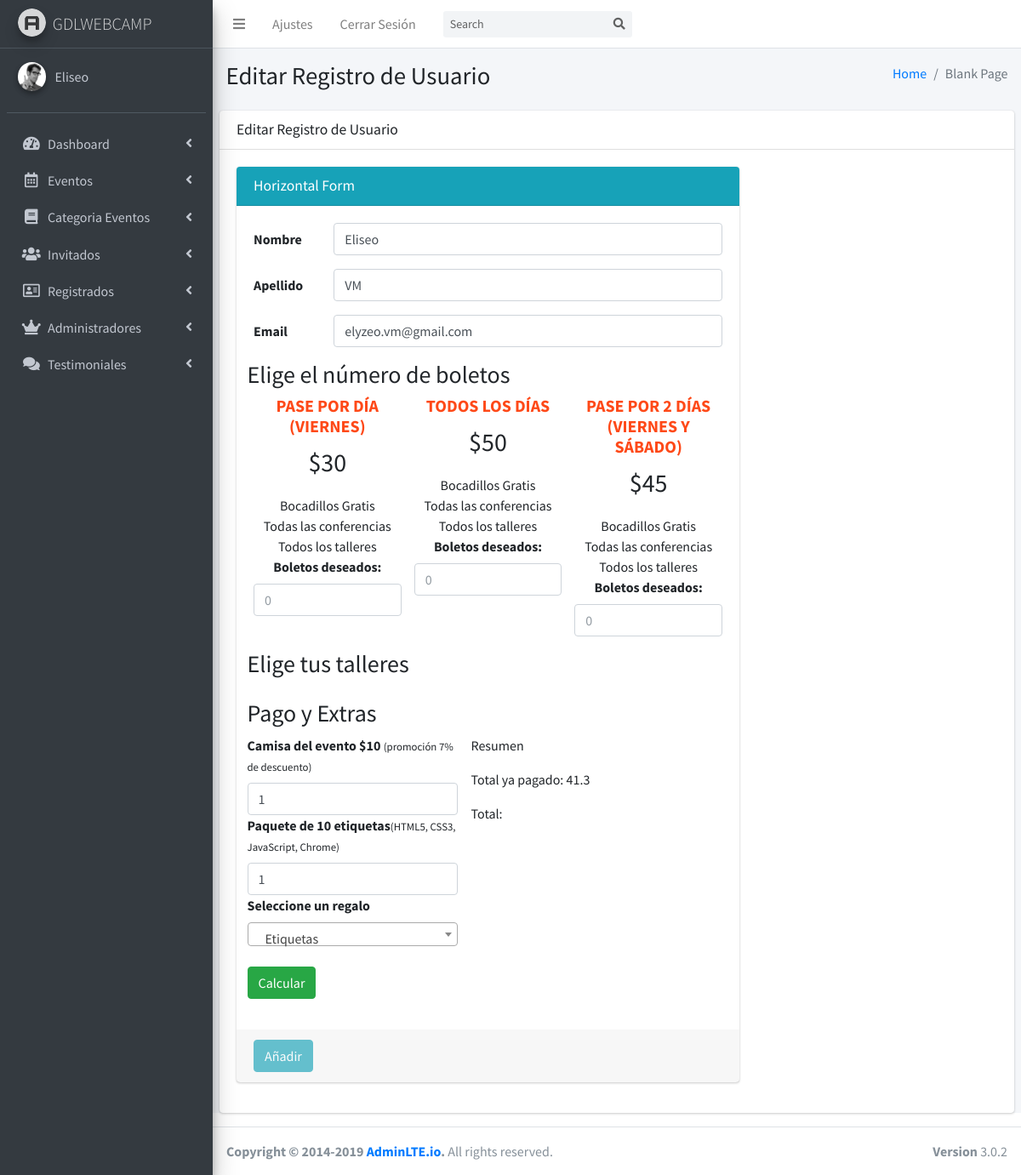
Page /admin/pages/examples/editar-registro.php?id=1 (signed in) on the committed database.
### tables this page shows
CREATE TABLE `registrados` (
  `ID_registrado` bigint(20) UNSIGNED NOT NULL,
  `nombre_registrado` varchar(50) NOT NULL,
  `apellido_registrado` varchar(50) NOT NULL,
  `email_registrado` varchar(100) NOT NULL,
  `fecha_registro` datetime NOT NULL,
  `pases_articulos` longtext NOT NULL,
  `talleres_registrados` longtext NOT NULL,
  `regalo` int(11) NOT NULL,
  `total_pagado` varchar(50) NOT NULL,
  `pagado` int(10) NOT NULL DEFAULT 0
);

### admin/pages/examples/editar-registro.php (the view, shortened to what this page needs)
<?php
$id = $_GET['id'];
include 'funciones/funciones.php';
include 'templates/header.php';
include 'templates/barra-superior.php';
include 'templates/navegacion-lateral.php';
?>
<div class="content-wrapper">
    <section class="content-header">
        <div class="container-fluid">
            <div class="row mb-2">
                <div class="col-sm-6">
                    <h1>Editar Registro de Usuario</h1>
                </div>
                <div class="col-sm-6">
                    <ol class="breadcrumb float-sm-right">
                        <li class="breadcrumb-item"><a href="#">Home</a></li>
                        <li class="breadcrumb-item active">Blank Page</li>
                    </ol>
                </div>
            </div>
        </div>
    </section>
    <section class="content">
        <div class="card">
            <div class="card-header">
                <h3 class="card-title">Editar Registro de Usuario</h3>
            </div>
            <div class="card-body">
            <div class="row">
                <div class="col-md-8">
                    <div class="card card-info">
                    <div class="card-header">
                        <h3 class="card-title">Horizontal Form</h3>
                    </div>
                    <?php
                        $sql = "SELECT * FROM registrados WHERE ID_registrado = $id ";
                        $resultado = $conn->query($sql);
                        $registrado = $resultado->fetch_assoc();
                    ?>
                    <form class="form-horizontal editar-registrado" name="guardar-registro" id="guardar-registro" method="POST" action="modelo-registrado.php">
                        <div class="card-body">
                        <div class="form-group row">
                            <label for="nombre_registrado" class="col-sm-2 col-form-label">Nombre</label>
                            <div class="col-sm-10">
                            <input value="<?php echo $registrado['nombre_registrado']; ?>" type="text" class="form-control" id="nombre" name="nombre" placeholder="Nombre">
                            </div>
                        </div>
                        <div class="form-group row">
                            <label for="apellido" class="col-sm-2 col-form-label">Apellido</label>
                            <div class="col-sm-10">
                            <input value="<?php echo $registrado['apellido_registrado']; ?>" type="text" class="form-control" id="apellido" name="apellido" placeholder="Apellido">
                            </div>
                        </div>
                        <div class="form-group row">
                            <label for="email" class="col-sm-2 col-form-label">Email</label>
                            <div class="col-sm-10">
                            <input value="<?php echo $registrado['email_registrado']; ?>" type="email" class="form-control" id="email" name="email" placeholder="Email">
                            </div>
                        </div>
                        <?php
                            $pedido = $registrado['pases_articulos'];
                            $boletos = json_decode($pedido, true);
                        ?>
                        <div class="form-group row">
                            <div class="paquetes" id="paquetes">
                                <h3>Elige el número de boletos</h3>
                                <ul class="lista-precios clearfix row">
                                <li class="col-md-4">
                                    <div class="tabla-precio text-center">
                                    <h3>Pase por día (viernes)</h3>
                                    <p class="numero">$30</p>
                                    <ul>
                                        <li>Bocadillos Gratis</li>
                                        <li>Todas las conferencias</li>
                                        <li>Todos los talleres</li>
                                    </ul>
                                    <div class="orden">
                                        <label for="pase_dia">Boletos deseados:</label>
                                        <input value="<?php echo $boletos['un_dia']['cantidad']; ?>" type="number" class="form-control" min="0" id="pase_dia" size="3" name="boletos[un_dia][cantidad]" placeholder="0">
                                    </div>
                                    </div>
                                </li>
                                <li class="col-md-4">
                                    <div class="tabla-precio text-center">
                                    <h3>Todos los días</h3>
                                    <p class="numero">$50</p>
                                    <ul>
                                        <li>Bocadillos Gratis</li>
                                        <li>Todas las conferencias</li>
                                        <li>Todos los talleres</li>
                                    </ul>
                                    <div class="orden">
                                        <label for="pase_completo">Boletos deseados:</label>
                                        <input value="<?php echo $boletos['pase_completo']['cantidad']; ?>" type="number" class="form-control" min="0" id="pase_completo" size="3" name="boletos[completo][cantidad]" placeholder="0">
                                    </div>
                                    </div>
                                </li>
                                <li class="col-md-4">
                                    <div class="tabla-precio text-center">
                                    <h3>Pase por 2 días (viernes y sábado)</h3>
                                    <p class="numero">$45</p>
                                    <ul>
                                        <li>Bocadillos Gratis</li>
                                        <li>Todas las conferencias</li>
                                        <li>Todos los talleres</li>
                                    </ul>
                                    <div class="orden">
                                        <label for="pase_dosdias">Boletos deseados:</label>
                                        <input value="<?php echo $boletos['pase_2dias']['cantidad']; ?>" type="number" class="form-control" min="0" id="pase_dosdias" size="3" name="boletos[2dias][cantidad]" placeholder="0">
                                    </div>
                                    </div>
                                </li>
                                </ul>
                            </div>
                        </div>
                        <div class="form-group row">
                            <div id="eventos" class="eventos clearfix">
                                <h3>Elige tus talleres</h3>
                            </div>
                        </div>
                        <div class="form-group row">
                            <div class="resumen" id="resumen">
                            <h3>Pago y Extras</h3>
                            <div class="caja clearfix row">
                                <div class="extras col-md-6">
                                <div class="orden">
                                    <label for="camisa_evento">Camisa del evento $10 <small>(promoción 7% de descuento)</small></label>
                                    <input value="<?php echo $boletos['camisas']; ?>" type="number" class="form-control" min="0" id="camisa_evento" name="pedido_extra[camisas][cantidad]" size="3" placeholder="0">
                                </div>
                                <div class="orden">
                                    <label for="etiquetas">Paquete de 10 etiquetas<small>(HTML5, CSS3, JavaScript, Chrome)</small></label>
                                    <input value="<?php echo $boletos['etiquetas']; ?>" type="number" class="form-control" min="0" id="etiquetas" name="pedido_extra[etiquetas][cantidad]" size="3" placeholder="0">
                                </div>
                                <div class="orden">
                                    <label for="regalo">Seleccione un regalo</label>
                                    <br>
                                </div>
                                <br>
                                <input type="button" id="calcular" class="btn btn-success" value="Calcular">
                                </div>
                                <div class="total col-md-6">
                                <p>Resumen</p>
                                <p>Total ya pagado: <?php echo (float) $registrado['total_pagado']; ?> </p>
                                <p>Total:</p>
                                </div>
                            </div>
                            </div>
                        </div>
                        </div>
                        <div class="card-footer">
                        <button type="submit" class="btn btn-info" id="btnRegistro">Añadir</button>
                        </div>
                    </form>
                    </div>
                </div>
            </div>
            </div>
        </div>
    </section>
</div>
<?php
include 'templates/footer.php';
?>

### rows in the picture
registrados: nombre "Eliseo", apellido "VM", email "elyzeo.vm@gmail.com", pases_articulos "1", total_pagado "41.3"

### other values in the picture
$_SESSION['nombre'] "Eliseo"
